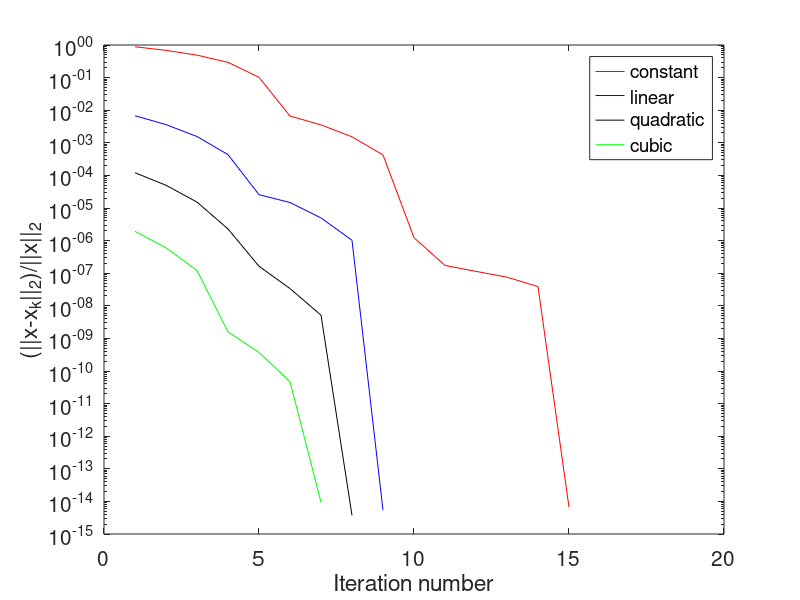

MATLAB code to generate this figure:
% This program test the effect of higher order projection vectors
% and the deflation approach
%
% programmer: Kees Vuik
% e-mail    : c.vuik@math.tudelft.nl
% date      : 06-10-2005

clear
clf
close all
clc

n = 100; % dimension of matrix
m = 10;  % number of blocks

if mod(n,m) > 0
   disp('n is not a multiple of m')
   return
end

h = 1/n;

for deflation = 0: 3
   
clear fout residu

for i = 1: n
   A(i,i) = 2;
   b(i,1) = sin(pi*h*i); % smooth right-hand-side vector
end

% b = rand(n,1); % random right-hand-side vector

for i = 1: n-1
   A(i+1,i) = -1;
   A(i,i+1) = -1;
end

A = sparse(A);

% xtrue = rand(n,1); % random solution vector
% b = A*xtrue;

% define the constant projection vectors

for i = 1: m
   Z(n,i) = 0;
   for j = 1:n/m
      Z(j+(i-1)*n/m,i) = 1;
   end
end

% define the linear projection vectors

if deflation > 0
   for i = 1: m
      Z(n,i+m) = 0;
      for j = 1:n/m
         Z(j+(i-1)*n/m,i+m) = j;
      end
   end
end

% define the quadratic projection vectors

if deflation > 1
   for i = 1: m
      Z(n,i+2*m) = 0;
      for j = 1:n/m
         Z(j+(i-1)*n/m,i+2*m) = j*j;
      end
   end
end

% define the cubic projection vectors

if deflation > 2
   for i = 1: m
      Z(n,i+3*m) = 0;
      for j = 1:n/m
         Z(j+(i-1)*n/m,i+3*m) = j*j*j;
      end
   end
end

Z  = sparse(Z);
AZ = sparse(A*Z);
E  = Z'*AZ;
P = sparse(eye(n)-AZ*inv(E)*Z');

% deflated cg

xtrue = A\b;
acc = 1d-6;
u = Z*inv(E)*Z'*b;
normxtrue = norm(xtrue);

i = 1;
x = 0*b;
r = P*b;
p = r;

residu(i) = norm(r);
fout(i)   = norm(xtrue-u)/normxtrue;

while  (i < 400) && (residu(i) > acc)
   i = i+1;
   PAp = P*(A*p);
   alpha = (r'*r)/(p'*PAp);
   x = x+alpha*p;
   r = r-alpha*PAp;
   beta = (r'*r)/(residu(i-1)^2);
   p = r+beta*p;
   residu(i) = norm(r);
   fout(i) = norm(xtrue-(u+P'*x))/normxtrue;
end

disp(['Number of iterations is: ' num2str(i)])

% yplot = residu; % plot the residu
yplot = fout;     % plot the relative error

if deflation == 0
   hplot(deflation+1) =  semilogy(yplot,'r');
end
if deflation == 1
   hplot(deflation+1) =  semilogy(yplot,'b');
end
if deflation == 2
   hplot(deflation+1) =  semilogy(yplot,'k');
end
if deflation == 3
   hplot(deflation+1) =  semilogy(yplot,'g');
end
hold on
end

set(gca,'FontSize', 15)
xlabel('Iteration number')
ylabel('(||x-x_k||_2)/||x||_2')

if deflation == 3
   legend(hplot,'constant','linear','quadratic','cubic')
end
